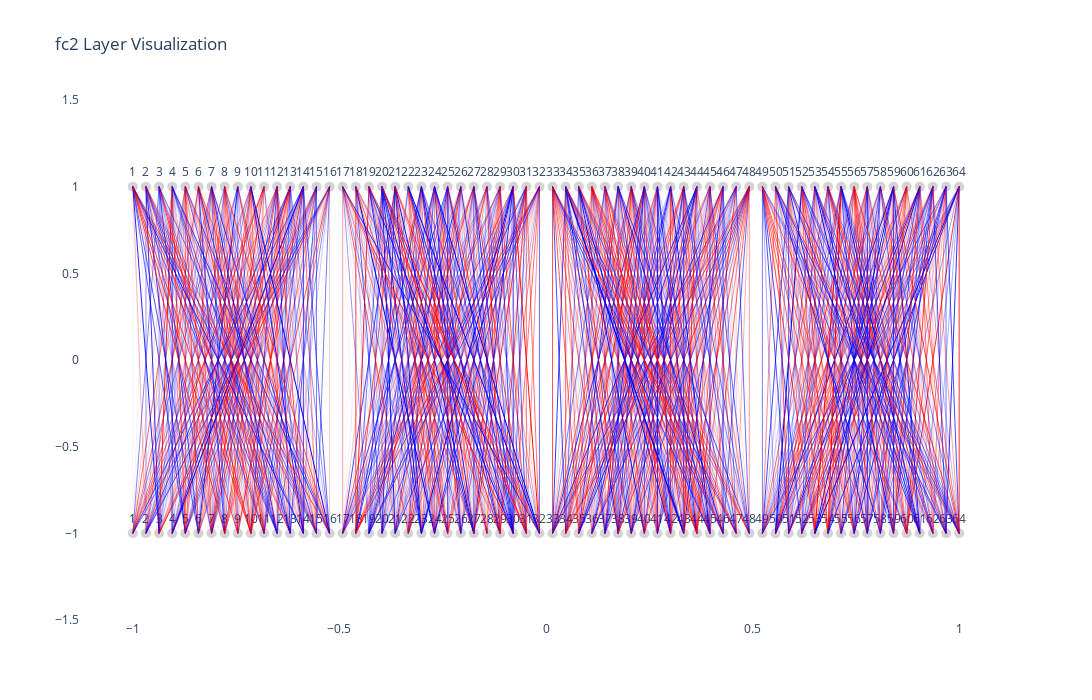

Write notebook code for a chart like this one.
### Code cell
visualize_layer(model.fc2)
